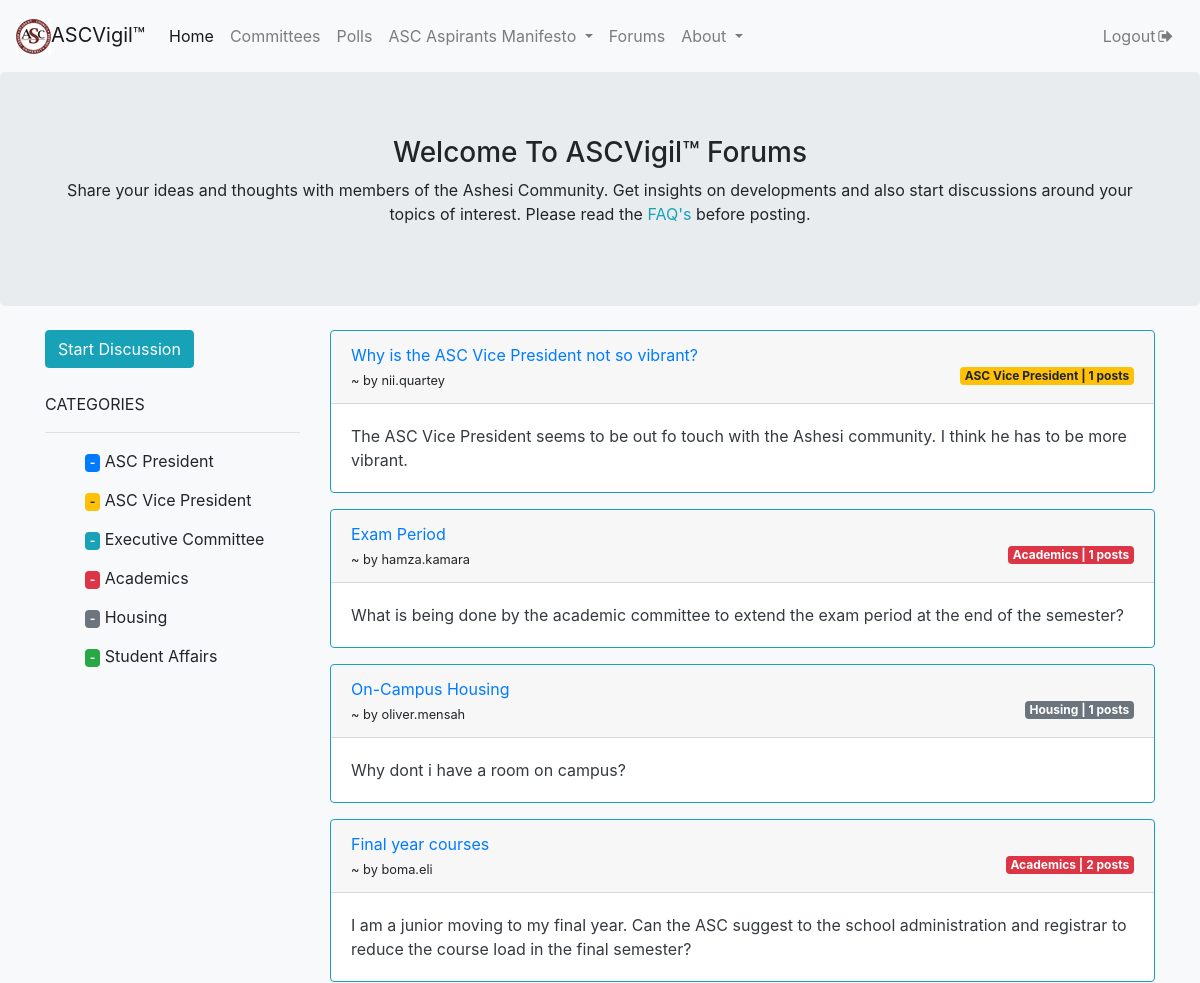
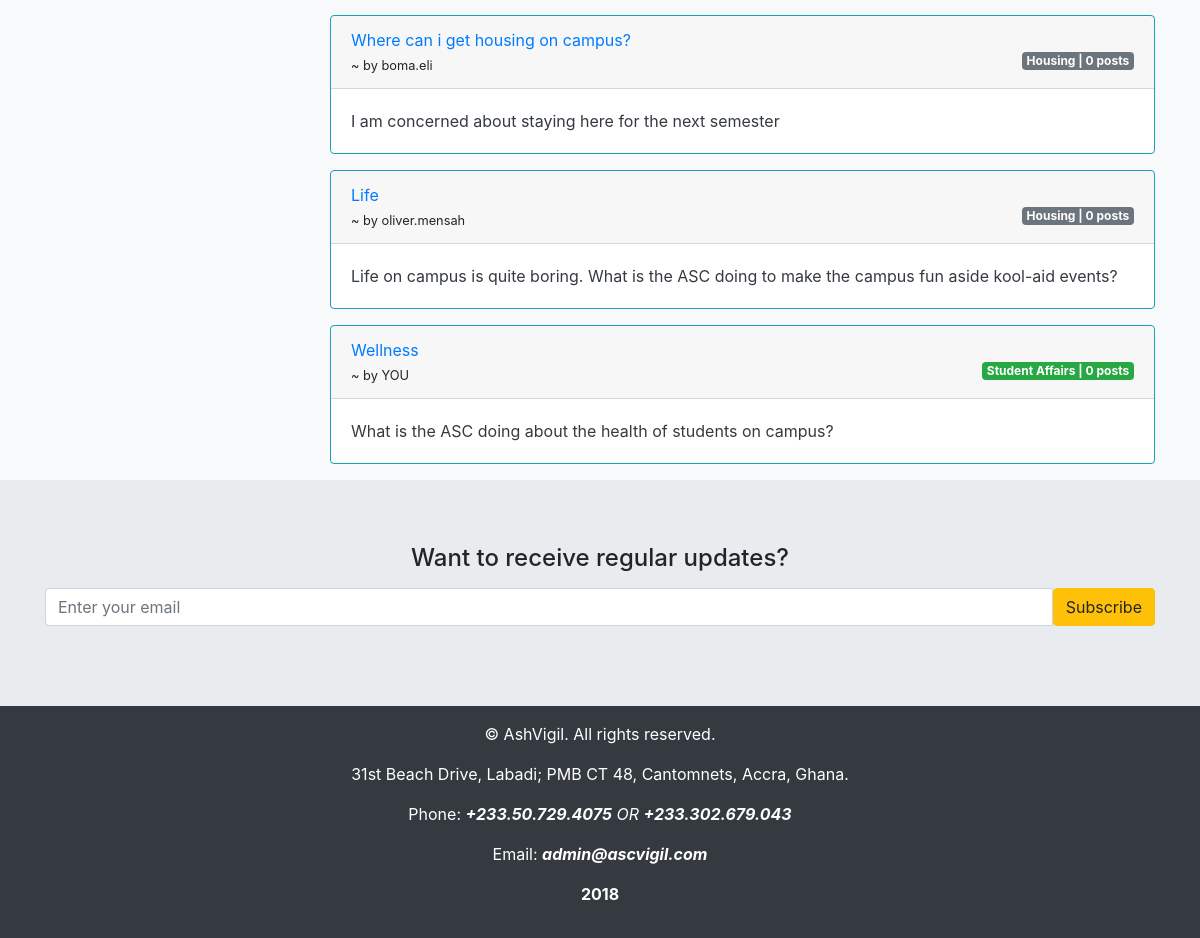
/view/forums.php (signed in), run on the app's committed database (2 pictures, top to bottom).
### tables this page shows
CREATE TABLE `category` (
  `cat_id` int(11) NOT NULL,
  `cat_name` varchar(255) NOT NULL,
  `cat_badge` varchar(255) NOT NULL
);

CREATE TABLE `forum` (
  `forum_id` int(11) NOT NULL,
  `user_id` int(11) NOT NULL,
  `forum_topic` text NOT NULL,
  `forum_cat` int(11) NOT NULL,
  `forum_text` text NOT NULL
);

CREATE TABLE `student` (
  `student_id` int(11) NOT NULL,
  `firstname` varchar(255) NOT NULL,
  `lastname` varchar(255) NOT NULL,
  `username` varchar(255) NOT NULL,
  `year_group` int(11) NOT NULL,
  `email` varchar(255) NOT NULL,
  `password` varchar(255) NOT NULL
);

### database/dbConnection.php (called while the page is built, shortened)
<?php
class datbconnection
{
  public $datbcon;
  public $result;
  public function connect() {
   $this->datbcon = mysqli_connect(DBHOST, DBUSERNAME,DBPASS,DBNAME);
   if (mysqli_connect_errno()) {
    return false;
  }
  else {
    return true;
  }
}
public function getRows(){
 if($this->result == false){
  return false;
}
else {
  return mysqli_num_rows($this->result);
}
}
public function query($sql) {
  $this->result = mysqli_query($this->datbcon,$sql);
  if($this->result == false)
  {
    return false;
  }
  else {
    return $this->result;
  }
}
function fetchArray()
{
 return mysqli_fetch_array($this->result);
}
}
?>

### database/forumDatabase.php (the view, shortened to what this page needs)
<?php
require_once('dbConnection.php');
function displayCategories() {
	$db = new datbconnection();
	$query = "SELECT * FROM category";
	$result = $db->query($query);
	if ($result) {
		while ($row = $db->fetchArray()) {
			echo "
			<li class=\"cats\"><p class=\"badge badge-". $row['cat_badge']. "\">-</p>    " . $row['cat_name'] . "</li>
			";
		}
	}
}
function displayForums() {
	$db = new datbconnection();
	$qry = "SELECT forum.forum_id, student.username, category.cat_name, category.cat_badge, forum.forum_topic, forum.forum_text FROM forum, student, category WHERE forum.user_id=student.student_id AND category.cat_id=forum.forum_cat ORDER BY forum.forum_id DESC";
	$result = $db->query($qry);
	if ($result) {
		while ($row = $db->fetchArray()) {
			if (getUsername($_SESSION['id']) == $row['username']) {
				echo '<div class="card border-info mb-3" style="">
				<div class="card-header"><a class="" href="forumPage.php?forumID=' . $row['forum_id'] . '">' . $row['forum_topic'] . '</a>
				<span style="display: block;"><small> ~ by YOU</small>
				<small class="float-right badge badge-'.$row['cat_badge'].'"> ' . $row['cat_name'] . ' | ' . getPostCount($row['forum_id']) . ' posts</small></span></div>
				<div class="card-body text-dark">
				<p class="card-text">' . $row['forum_text'] . '</p>
				</div>
				</div>';
			}
			else {
				echo '<div class="card border-info mb-3" style="">
				<div class="card-header"><a href="forumPage.php?forumID=' . $row['forum_id'] . '">' . $row['forum_topic'] . '</a>
				<span style="display: block;"><small> ~ by ' . $row['username']  . '</small>
				<small class="float-right badge badge-'. $row['cat_badge'] .'"> ' . $row['cat_name'] . ' | ' . getPostCount($row['forum_id']) . ' posts</small></span></div>
				<div class="card-body text-dark">
				<p class="card-text">' . $row['forum_text'] . '</p>
				</div>
				</div>';
			}
		}
	}
}
function getUsername($id) {
	$db = new datbconnection();
	$query = "SELECT username FROM student WHERE student_id = '$id'";
	$result = $db->query($query);
	if ($result) {
		while ($row = $db->fetchArray()) {
			return $row['username'];
		}
	}
}
function getPostCount($fid) {
	$dbconn = new datbconnection();
	$query = "SELECT * FROM posts where forum_id = '$fid'";
	$result = $dbconn->query($query);
	$count = $dbconn->getRows();
	return $count;
}
?>

### view/forums.php (shortened to what this page needs)
<!DOCTYPE html>
<html lang="en">
<head>
	<link rel="stylesheet" href="https://maxcdn.bootstrapcdn.com/bootstrap/4.0.0/css/bootstrap.min.css">
	<link rel="stylesheet" href="https://cdnjs.cloudflare.com/ajax/libs/font-awesome/4.7.0/css/font-awesome.min.css">
	<link rel="stylesheet" type="text/css" href="../css/forums.css">
</head>
<body>
	<?php
	require_once("../database/forumDatabase.php");
	?>
	<nav class="navbar navbar-expand-lg navbar-light bg-light">
		<a class="navbar-brand" href="home.php">
			<img src="../images/logo.jpg">ASCVigil&trade;
		</a>
		<div class="collapse navbar-collapse" id="navbarNavDropdown">
			<ul class="navbar-nav">
				<li class="nav-item active">
					<a class="nav-link" href="home.php">Home <span class="sr-only">(current)</span></a>
				</li>
				<li class="nav-item">
					<a class="nav-link" href="committee.php">Committees</a>
				</li>
				<li class="nav-item">
					<a class="nav-link" href="polls.php">Polls</a>
				</li>
				<li class="nav-item dropdown">
					<a class="nav-link dropdown-toggle" href="#" id="navbarDropdown" role="button" data-toggle="dropdown" aria-haspopup="true" aria-expanded="false">
						ASC Aspirants Manifesto
					</a>
				</li>
				<li class="nav-item">
					<a class="nav-link" href="manifesto.php">Forums</a>
				</li>
				<li class="nav-item dropdown">
					<a class="nav-link dropdown-toggle" href="#" id="navbarDropdownMenuLink" data-toggle="dropdown" aria-haspopup="true" aria-expanded="false">
						About
					</a>
				</li>
			</ul>
		</div>
		<span class="navbar-text">
			<ul class="navbar-nav">
				<li class="nav-item">
					<a class="nav-link" href="../index.php?logout">Logout<i class="fa fa-sign-out fa-fw"></i></a>
				</li>
			</ul>
		</span>
	</nav>
	<div class="jumbotron">
		<div class="container" style="text-align: center;">
			<h3 class="">Welcome To ASCVigil&trade; Forums</h3>
			<p class="">Share your ideas and thoughts with members of the Ashesi Community. Get insights on developments and also start discussions around your topics of interest. Please read the <a class="text-info" href="faq.php">FAQ's</a> before posting.</p>
		</div>
	</div>
	<div class="container">
		<br>
		<div class="row">
			<div class="col-lg-3">
				<button type="button" class="btn btn-info" data-toggle="modal" data-target="#discussionModal" data-whatever="">Start Discussion</button>
				<br>
				<br>
				<div>
					<p>CATEGORIES</p>
					<hr>
					<ul style="list-style: none;">
						<?php
						displayCategories();
						?>
					</ul>
				</div>
			</div>
			<div class="col-lg-9">
				<?php
				displayForums();
				?>
			</div>
		</div>
	</div>
	<div class="jumbotron jumbotron-fluid">
		<div class="container" style="text-align: center;">
			<h4>Want to receive regular updates?</h4>
			<form method="POST">
				<p><div class="input-group mb-3">
					<input type="email" class="form-control" placeholder="Enter your email" aria-label="User email" name="subEmail">
					<button class="btn btn-warning" type="submit" name="subscribe">Subscribe</button>
				</div></p>
			</form>
		</div>
	</div>
	<div class="footer bg-dark text-white">
		<p class="">&copy; AshVigil. All rights reserved.</p>
		<p>31st Beach Drive, Labadi; PMB CT 48, Cantomnets, Accra, Ghana.</p>
		<p>Phone: <span><b><i>+233.50.729.4075</i></b>  <i>OR</i>  <b><i>+233.302.679.043</i> </b></span></p>
		<p>Email: <b><i>admin@ascvigil.com</i></b></p>
		<p><b>2018</b></p>
	</div>
</body>
</html>

### css/forums.css (style rules this page uses)
.jumbotron { margin-bottom: 0; }
body { background-color: #F8F9FB ; }
.cats { list-style: none; }
.footer { padding: 1rem; width: 100%; text-align: center; }

### data on the page
category: cat_name "ASC President"
category: cat_name "ASC Vice President"
category: cat_name "Executive Committee"
category: cat_name "Academics"
category: cat_name "Housing"
category: cat_name "Student Affairs"
forum: forum_topic "Why is the ASC Vice President not so vibrant?", user.username "nii.quartey", category.cat_name "ASC Vice President", forum_id "1", forum_text "The ASC Vice President seems to be out fo touch with the Ashesi community. I think he has to be more vibrant."
forum: forum_topic "Exam Period", user.username "hamza.kamara", category.cat_name "Academics", forum_id "1", forum_text "What is being done by the academic committee to extend the exam period at the end of the semester?"
forum: forum_topic "On-Campus Housing", user.username "oliver.mensah", category.cat_name "Housing", forum_id "1", forum_text "Why dont i have a room on campus?"
forum: forum_topic "Final year courses", user.username "boma.eli", category.cat_name "Academics", forum_id "2", forum_text "I am a junior moving to my final year. Can the ASC suggest to the school administration and registrar to reduce the course load in the final semester?"
forum: forum_topic "Where can i get housing on campus?", user.username "boma.eli", category.cat_name "Housing", forum_id "0", forum_text "I am concerned about staying here for the next semester"
forum: forum_topic "Life", user.username "oliver.mensah", category.cat_name "Housing", forum_id "0", forum_text "Life on campus is quite boring. What is the ASC doing to make the campus fun aside kool-aid events?"
forum: forum_topic "Wellness", category.cat_name "Student Affairs", forum_id "0", forum_text "What is the ASC doing about the health of students on campus?"
